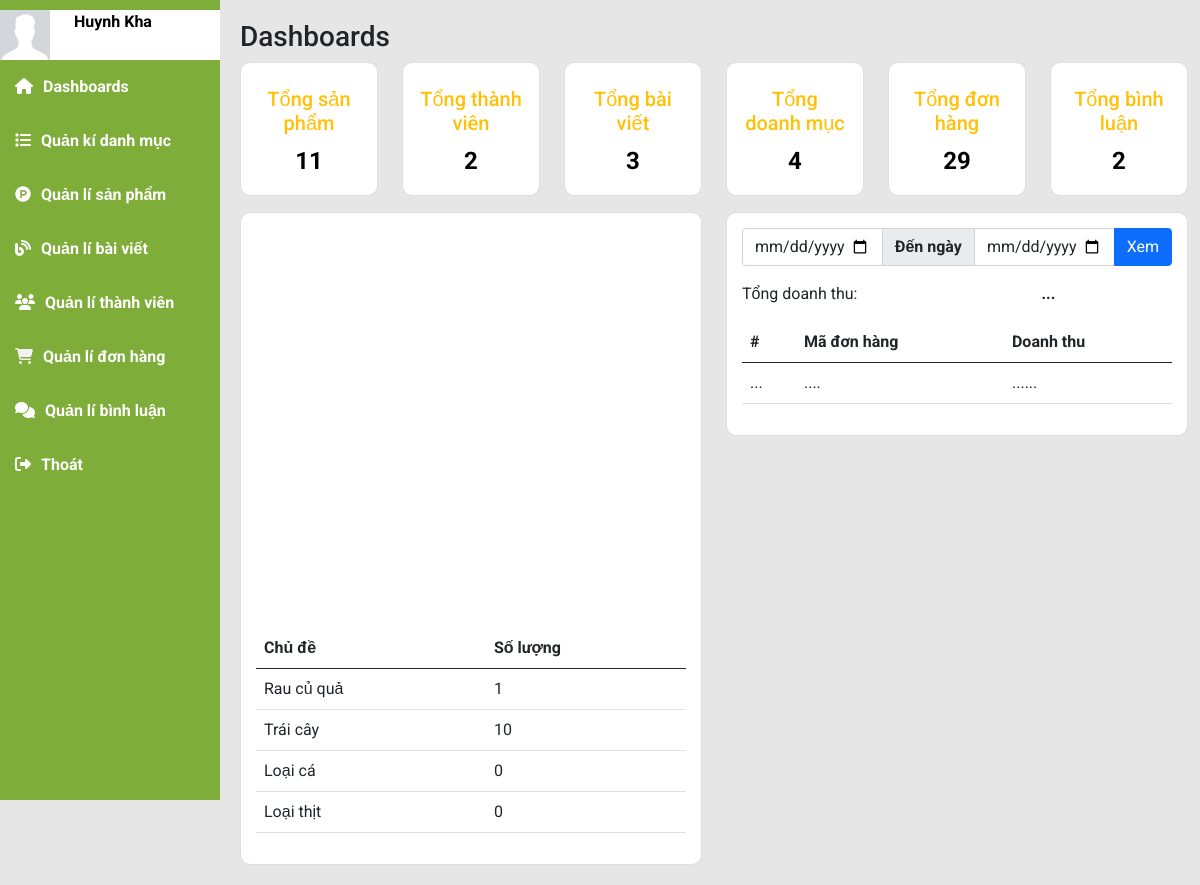
/index.php?mod=admin&act=dashboard (signed in), run on an earlier commit of the app's database.
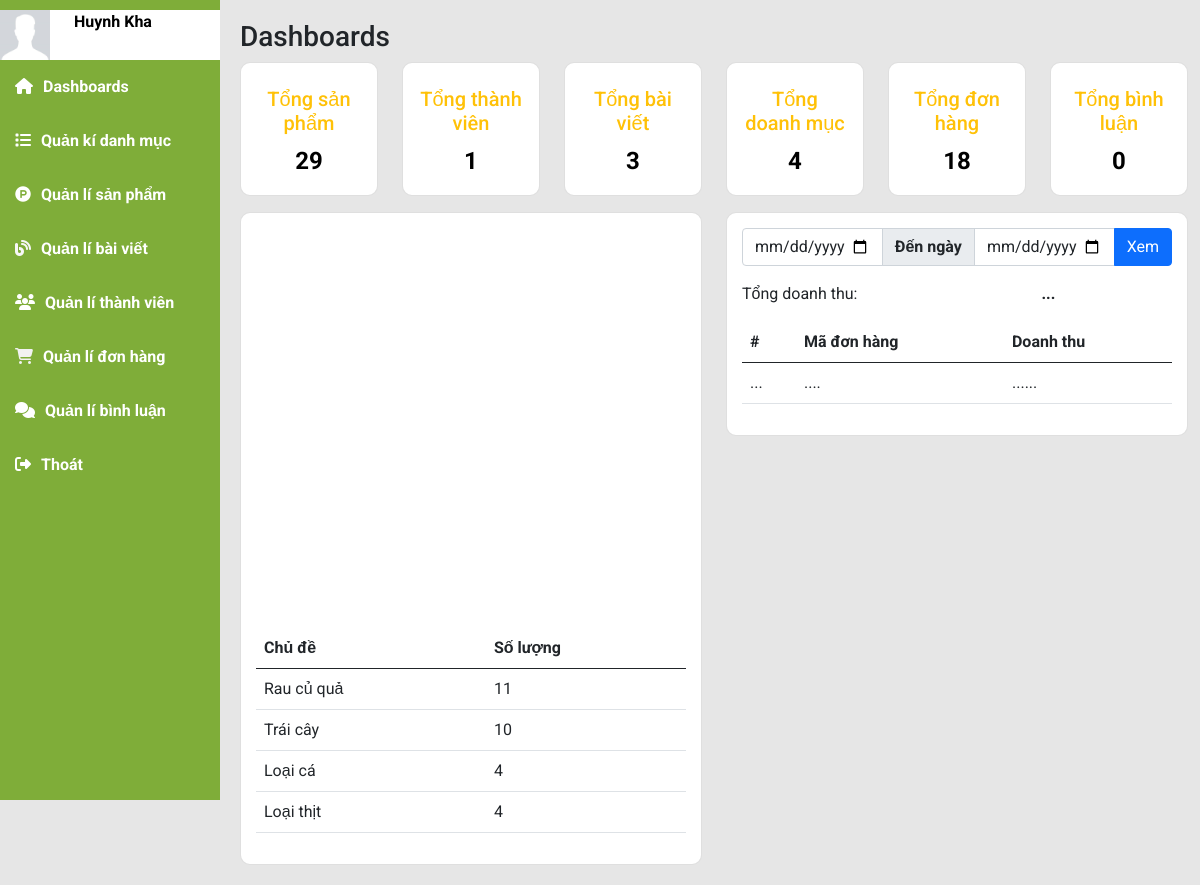
And on a later commit of the database.
### tables this page shows
CREATE TABLE `danhmuc` (
  `MaDM` int NOT NULL,
  `TenDM` varchar(50) NOT NULL,
  `SoThuTu` int DEFAULT NULL COMMENT 'số thứ tự mà danh mục sẽ xuất hiện , tùy mình sắp xếp',
  `UuTien` tinyint(1) DEFAULT NULL COMMENT '0: là cho nó ẩn đi, 1 là cho nó xuất hiện tại trang chủ',
  `HinhAnh` text
);

### model/m_pdo.php (called while the page is built, shortened)
<?php
function pdo_get_connection(){
    $dburl = "mysql:host=localhost;dbname=organic;charset=utf8";
    $username = 'root';
    $password = '';
    $conn = new PDO($dburl, $username, $password);
    $conn->setAttribute(PDO::ATTR_ERRMODE, PDO::ERRMODE_EXCEPTION);
    return $conn;
}
function pdo_query($sql){
    $sql_args = array_slice(func_get_args(), 1);
    try{
        $conn = pdo_get_connection();
        $stmt = $conn->prepare($sql);
        $stmt->execute($sql_args);
        $rows = $stmt->fetchAll();
        return $rows;
    }
    catch(PDOException $e){
        throw $e;
    }
    finally{
        unset($conn);
    }
}
function pdo_query_value($sql){
    $sql_args = array_slice(func_get_args(), 1);
    try{
        $conn = pdo_get_connection();
        $stmt = $conn->prepare($sql);
        $stmt->execute($sql_args);
        $row = $stmt->fetch(PDO::FETCH_ASSOC);
        return array_values($row)[0];
    }
    catch(PDOException $e){
        throw $e;
    }
    finally{
        unset($conn);
    }
}

### model/m_admin.php (called while the page is built, shortened)
<?php
    include_once 'model/m_pdo.php';
        function dashboard_countProduct(){
            return pdo_query_value("SELECT COUNT(*) FROM sanpham ");
        }
        function dashboard_countCatagory(){
            return pdo_query_value("SELECT COUNT(*) FROM danhmuc ");
        }
        function dashboard_countUser(){
            return pdo_query_value("SELECT COUNT(*) FROM taikhoan ");
        }
        function dashboard_countBlog(){
            return pdo_query_value("SELECT COUNT(*) FROM baiviet ");
        }
        function dashboard_countOrder(){
            return pdo_query_value("SELECT COUNT(*) FROM donhang ");
        }
        function dashboard_countComment(){
            return pdo_query_value("SELECT COUNT(*) FROM binhluan ");
        }
        function dashboard_googlechart(){
            return pdo_query("SELECT dm.MaDM, dm.TenDM, COUNT(sp.MaSP) AS SoLuong FROM danhmuc dm LEFT JOIN sanpham sp ON dm.MaDM = sp.MaDM GROUP BY dm.MaDM, dm.TenDM");
        }
?>

### view/admin/v_admin_dashboard.php (the view, shortened to what the changed rows need)
<div class="main-content">
                <h3 class="title-page">
                    Dashboards
                </h3>
                <section class="statistics row">
                    <div class="col-sm-12 col-md-6 col-xl-2">
                        <a href="products.html">
                            <div class="card mb-3 widget-chart">
                                <div class="widget-subheading fsize-1 pt-2 opacity-10 text-warning font-weight-bold">
                                    <h5>
                                        Tổng sản phẩm
                                    </h5>
                                </div>
                                <span class="widget-numbers"><?=$countProduct?></span>
                            </div>
                        </a>
                    </div>
                    <div class="col-sm-12 col-md-6 col-xl-2">
                        <a href="user.html">
                            <div class="card mb-3 widget-chart">
                                <div class="widget-subheading fsize-1 pt-2 opacity-10 text-warning font-weight-bold">
                                    <h5>
                                        Tổng thành viên
                                    </h5>
                                </div>
                                <span class="widget-numbers"><?=$countUser?></span>
                            </div>
                        </a>
                    </div>
                    <div class="col-sm-12 col-md-6 col-xl-2">
                        <a href="caterogies.html">
                            <div class="card mb-3 widget-chart">
                                <div class="widget-subheading fsize-1 pt-2 opacity-10 text-warning font-weight-bold">
                                    <h5>
                                        Tổng bài viết
                                    </h5>
                                </div>
                                <span class="widget-numbers"><?=$countBlog?></span>
                            </div>
                        </a>
                    </div>
                    <div class="col-sm-12 col-md-6 col-xl-2">
                        <a href="#">
                            <div class="card mb-3 widget-chart">
                                <div class="widget-subheading fsize-1 pt-2 opacity-10 text-warning font-weight-bold">
                                    <h5>
                                        Tổng doanh mục
                                    </h5>
                                </div>
                                <span class="widget-numbers"><?=$countCatagory?></span>
                            </div>
                        </a>
                    </div>
                    <div class="col-sm-12 col-md-6 col-xl-2">
                        <a href="#">
                            <div class="card mb-3 widget-chart">
                                <div class="widget-subheading fsize-1 pt-2 opacity-10 text-warning font-weight-bold">
                                    <h5>
                                        Tổng đơn hàng
                                    </h5>
                                </div>
                                <span class="widget-numbers"><?=$countOrder?></span>
                            </div>
                        </a>
                    </div>
                    <div class="col-sm-12 col-md-6 col-xl-2">
                        <a href="#">
                            <div class="card mb-3 widget-chart">
                                <div class="widget-subheading fsize-1 pt-2 opacity-10 text-warning font-weight-bold">
                                    <h5>
                                        Tổng bình luận
                                    </h5>
                                </div>
                                <span class="widget-numbers"><?=$countCmt?></span>
                            </div>
                        </a>
                    </div>
                </section>
                <section class="row">
                    <div class="col-sm-12 col-md-6 col xl-6">
                        <div class="card chart">
                            <div id="myChart" style="height:400px"></div>
                            <table class="table">
                                <thead>
                                    <tr>
                                        <th class="text-start">Chủ đề</th>
                                        <th>Số lượng</th>
                                    </tr>
                                </thead>
                                <tbody>
                                    <?php foreach($thongkeggchart as $item): ?>
                                    <tr>
                                        <td class="text-start"><?=$item['TenDM']?></td>
                                        <td><?=$item['SoLuong']?></td>
                                    </tr>
                                    <?php endforeach; ?>
                                </tbody>
                            </table>
                        </div>
                    </div>
                    <div class="col-sm-12 col-md-6 col-xl-6">
                        <div class="card chart">
                            <form action="#" method="post">
                                <div class="input-group mb-3">
                                    <input type="date" class="form-control" placeholder="Username"
                                        aria-label="Username">
                                    <span class="input-group-text">Đến ngày</span>
                                    <input type="date" class="form-control" placeholder="Server" aria-label="Server">
                                    <button type="button" class="btn btn-primary">Xem</button>
                                </div>
                            </form>
                            <p>Tổng doanh thu: <span>...</span></p>
                            <table class="revenue table table-hover">
                                <thead>
                                    <th>#</th>
                                    <th>Mã đơn hàng</th>
                                    <th>Doanh thu</th>
                                </thead>
                                <tbody>
                                    <tr>
                                        <td>...</td>
                                        <td>....</td>
                                        <td>......</td>
                                    </tr>
                                </tbody>
                            </table>
                        </div>
                    </div>
                </section>
            </div>

What changed in the data, as far as the page shows it:
computed for danhmuc "Rau củ quả": SoLuong "1" → "11"
changed danhmuc "Loại cá": SoLuong "0" → "4"
changed danhmuc "Loại thịt": SoLuong "0" → "4"
Also different on the page:
$countProduct: "11" → "29"
$countUser: "2" → "1"
$countOrder: "29" → "18"
$countCmt: "2" → "0"
